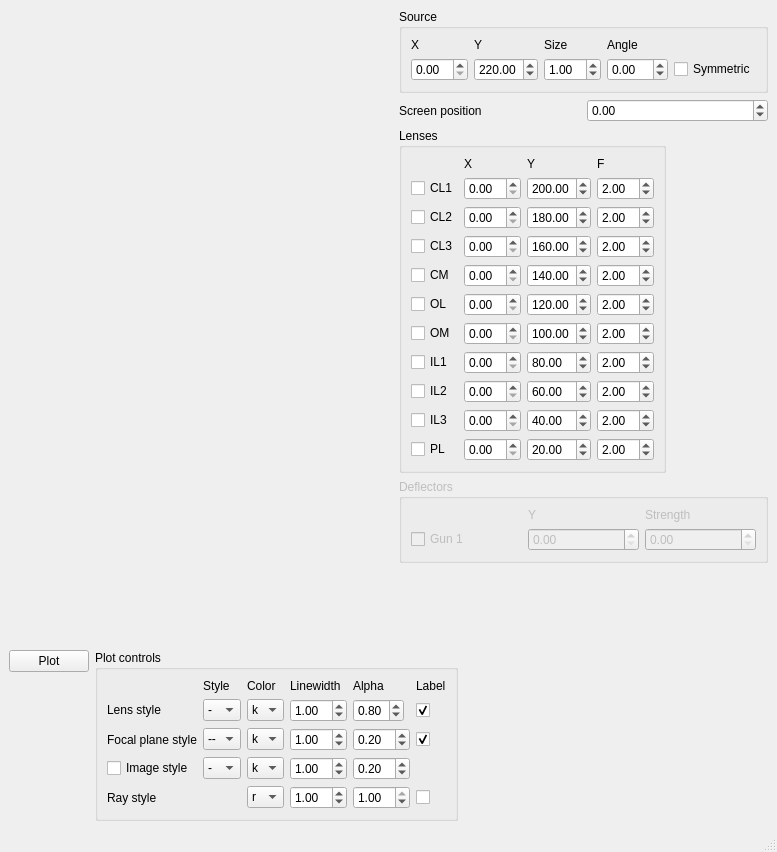
<?xml version="1.0" encoding="UTF-8"?>
<ui version="4.0">
 <class>MainWindow</class>
 <widget class="QMainWindow" name="MainWindow">
  <property name="geometry">
   <rect>
    <x>0</x>
    <y>0</y>
    <width>777</width>
    <height>852</height>
   </rect>
  </property>
  <property name="windowTitle">
   <string>MainWindow</string>
  </property>
  <widget class="QWidget" name="centralwidget">
   <layout class="QGridLayout" name="gridLayout">
    <item row="0" column="1">
     <layout class="QVBoxLayout" name="verticalLayout">
      <item>
       <layout class="QHBoxLayout" name="horizontalLayout">
        <item>
         <widget class="MplWidget" name="plotWidget" native="true">
          <property name="sizePolicy">
           <sizepolicy hsizetype="Expanding" vsizetype="Expanding">
            <horstretch>0</horstretch>
            <verstretch>0</verstretch>
           </sizepolicy>
          </property>
         </widget>
        </item>
        <item>
         <layout class="QVBoxLayout" name="verticalLayout_2">
          <item>
           <widget class="QGroupBox" name="groupBox_4">
            <property name="title">
             <string>Source</string>
            </property>
            <layout class="QGridLayout" name="gridLayout_5">
             <item row="0" column="1">
              <widget class="QLabel" name="label_13">
               <property name="text">
                <string>X</string>
               </property>
              </widget>
             </item>
             <item row="0" column="3">
              <widget class="QLabel" name="label_15">
               <property name="text">
                <string>Size</string>
               </property>
              </widget>
             </item>
             <item row="1" column="3">
              <widget class="QDoubleSpinBox" name="sourceSizeSpinBox">
               <property name="singleStep">
                <double>0.100000000000000</double>
               </property>
               <property name="value">
                <double>1.000000000000000</double>
               </property>
              </widget>
             </item>
             <item row="1" column="1">
              <widget class="QDoubleSpinBox" name="sourceXSpinBox">
               <property name="singleStep">
                <double>0.100000000000000</double>
               </property>
              </widget>
             </item>
             <item row="0" column="2">
              <widget class="QLabel" name="label_12">
               <property name="text">
                <string>Y</string>
               </property>
              </widget>
             </item>
             <item row="1" column="2">
              <widget class="QDoubleSpinBox" name="sourceYSpinBox">
               <property name="maximum">
                <double>999.000000000000000</double>
               </property>
               <property name="singleStep">
                <double>0.100000000000000</double>
               </property>
               <property name="value">
                <double>220.000000000000000</double>
               </property>
              </widget>
             </item>
             <item row="1" column="4">
              <widget class="QDoubleSpinBox" name="sourceAngleSpinBox">
               <property name="minimum">
                <double>-89.000000000000000</double>
               </property>
               <property name="maximum">
                <double>89.000000000000000</double>
               </property>
               <property name="singleStep">
                <double>0.100000000000000</double>
               </property>
              </widget>
             </item>
             <item row="0" column="4">
              <widget class="QLabel" name="label_14">
               <property name="text">
                <string>Angle</string>
               </property>
              </widget>
             </item>
             <item row="1" column="5">
              <widget class="QCheckBox" name="symmetricSourceCheckBox">
               <property name="text">
                <string>Symmetric</string>
               </property>
              </widget>
             </item>
            </layout>
           </widget>
          </item>
          <item>
           <layout class="QHBoxLayout" name="horizontalLayout_3">
            <item>
             <widget class="QLabel" name="label_16">
              <property name="text">
               <string>Screen position</string>
              </property>
             </widget>
            </item>
            <item>
             <widget class="QDoubleSpinBox" name="screenSpinBox">
              <property name="minimum">
               <double>-999.000000000000000</double>
              </property>
              <property name="maximum">
               <double>999.000000000000000</double>
              </property>
             </widget>
            </item>
           </layout>
          </item>
          <item>
           <widget class="QGroupBox" name="groupBox">
            <property name="sizePolicy">
             <sizepolicy hsizetype="Maximum" vsizetype="Maximum">
              <horstretch>0</horstretch>
              <verstretch>0</verstretch>
             </sizepolicy>
            </property>
            <property name="title">
             <string>Lenses</string>
            </property>
            <layout class="QGridLayout" name="gridLayout_3">
             <item row="6" column="2">
              <widget class="QDoubleSpinBox" name="omYSpinBox">
               <property name="maximum">
                <double>999.000000000000000</double>
               </property>
               <property name="value">
                <double>100.000000000000000</double>
               </property>
              </widget>
             </item>
             <item row="4" column="2">
              <widget class="QDoubleSpinBox" name="cmYSpinBox">
               <property name="maximum">
                <double>999.000000000000000</double>
               </property>
               <property name="value">
                <double>140.000000000000000</double>
               </property>
              </widget>
             </item>
             <item row="8" column="2">
              <widget class="QDoubleSpinBox" name="il2YSpinBox">
               <property name="maximum">
                <double>999.000000000000000</double>
               </property>
               <property name="value">
                <double>60.000000000000000</double>
               </property>
              </widget>
             </item>
             <item row="1" column="3">
              <widget class="QDoubleSpinBox" name="cl1FSpinBox">
               <property name="value">
                <double>2.000000000000000</double>
               </property>
              </widget>
             </item>
             <item row="1" column="2">
              <widget class="QDoubleSpinBox" name="cl1YSpinBox">
               <property name="maximum">
                <double>999.000000000000000</double>
               </property>
               <property name="value">
                <double>200.000000000000000</double>
               </property>
              </widget>
             </item>
             <item row="3" column="1">
              <widget class="QDoubleSpinBox" name="cl3XSpinBox"/>
             </item>
             <item row="4" column="3">
              <widget class="QDoubleSpinBox" name="cmFSpinBox">
               <property name="value">
                <double>2.000000000000000</double>
               </property>
              </widget>
             </item>
             <item row="1" column="1">
              <widget class="QDoubleSpinBox" name="cl1XSpinBox"/>
             </item>
             <item row="5" column="2">
              <widget class="QDoubleSpinBox" name="olYSpinBox">
               <property name="maximum">
                <double>999.000000000000000</double>
               </property>
               <property name="value">
                <double>120.000000000000000</double>
               </property>
              </widget>
             </item>
             <item row="2" column="3">
              <widget class="QDoubleSpinBox" name="cl2FSpinBox">
               <property name="value">
                <double>2.000000000000000</double>
               </property>
              </widget>
             </item>
             <item row="8" column="1">
              <widget class="QDoubleSpinBox" name="il2XSpinBox"/>
             </item>
             <item row="5" column="1">
              <widget class="QDoubleSpinBox" name="olXSpinBox"/>
             </item>
             <item row="3" column="3">
              <widget class="QDoubleSpinBox" name="cl3FSpinBox">
               <property name="value">
                <double>2.000000000000000</double>
               </property>
              </widget>
             </item>
             <item row="0" column="1">
              <widget class="QLabel" name="label_7">
               <property name="text">
                <string>X</string>
               </property>
              </widget>
             </item>
             <item row="3" column="2">
              <widget class="QDoubleSpinBox" name="cl3YSpinBox">
               <property name="maximum">
                <double>999.000000000000000</double>
               </property>
               <property name="value">
                <double>160.000000000000000</double>
               </property>
              </widget>
             </item>
             <item row="7" column="3">
              <widget class="QDoubleSpinBox" name="il1FSpinBox">
               <property name="value">
                <double>2.000000000000000</double>
               </property>
              </widget>
             </item>
             <item row="1" column="0">
              <widget class="QCheckBox" name="cl1CheckBox">
               <property name="text">
                <string>CL1</string>
               </property>
              </widget>
             </item>
             <item row="4" column="1">
              <widget class="QDoubleSpinBox" name="cmXSpinBox"/>
             </item>
             <item row="6" column="3">
              <widget class="QDoubleSpinBox" name="omFSpinBox">
               <property name="value">
                <double>2.000000000000000</double>
               </property>
              </widget>
             </item>
             <item row="0" column="3">
              <widget class="QLabel" name="label_9">
               <property name="text">
                <string>F</string>
               </property>
              </widget>
             </item>
             <item row="6" column="1">
              <widget class="QDoubleSpinBox" name="omXSpinBox"/>
             </item>
             <item row="0" column="2">
              <widget class="QLabel" name="label_8">
               <property name="text">
                <string>Y</string>
               </property>
              </widget>
             </item>
             <item row="8" column="3">
              <widget class="QDoubleSpinBox" name="il2FSpinBox">
               <property name="value">
                <double>2.000000000000000</double>
               </property>
              </widget>
             </item>
             <item row="9" column="1">
              <widget class="QDoubleSpinBox" name="il3XSpinBox"/>
             </item>
             <item row="7" column="1">
              <widget class="QDoubleSpinBox" name="il1XSpinBox"/>
             </item>
             <item row="2" column="1">
              <widget class="QDoubleSpinBox" name="cl2XSpinBox"/>
             </item>
             <item row="5" column="3">
              <widget class="QDoubleSpinBox" name="olFSpinBox">
               <property name="value">
                <double>2.000000000000000</double>
               </property>
              </widget>
             </item>
             <item row="9" column="3">
              <widget class="QDoubleSpinBox" name="il3FSpinBox">
               <property name="value">
                <double>2.000000000000000</double>
               </property>
              </widget>
             </item>
             <item row="2" column="2">
              <widget class="QDoubleSpinBox" name="cl2YSpinBox">
               <property name="maximum">
                <double>999.000000000000000</double>
               </property>
               <property name="value">
                <double>180.000000000000000</double>
               </property>
              </widget>
             </item>
             <item row="9" column="2">
              <widget class="QDoubleSpinBox" name="il3YSpinBox">
               <property name="maximum">
                <double>999.000000000000000</double>
               </property>
               <property name="value">
                <double>40.000000000000000</double>
               </property>
              </widget>
             </item>
             <item row="7" column="2">
              <widget class="QDoubleSpinBox" name="il1YSpinBox">
               <property name="maximum">
                <double>999.000000000000000</double>
               </property>
               <property name="value">
                <double>80.000000000000000</double>
               </property>
              </widget>
             </item>
             <item row="10" column="1">
              <widget class="QDoubleSpinBox" name="plXSpinBox"/>
             </item>
             <item row="10" column="2">
              <widget class="QDoubleSpinBox" name="plYSpinBox">
               <property name="maximum">
                <double>999.000000000000000</double>
               </property>
               <property name="value">
                <double>20.000000000000000</double>
               </property>
              </widget>
             </item>
             <item row="10" column="3">
              <widget class="QDoubleSpinBox" name="plFSpinBox">
               <property name="value">
                <double>2.000000000000000</double>
               </property>
              </widget>
             </item>
             <item row="2" column="0">
              <widget class="QCheckBox" name="cl2CheckBox">
               <property name="text">
                <string>CL2</string>
               </property>
              </widget>
             </item>
             <item row="3" column="0">
              <widget class="QCheckBox" name="cl3CheckBox">
               <property name="text">
                <string>CL3</string>
               </property>
              </widget>
             </item>
             <item row="4" column="0">
              <widget class="QCheckBox" name="cmCheckBox">
               <property name="text">
                <string>CM</string>
               </property>
              </widget>
             </item>
             <item row="5" column="0">
              <widget class="QCheckBox" name="olCheckBox">
               <property name="text">
                <string>OL</string>
               </property>
              </widget>
             </item>
             <item row="6" column="0">
              <widget class="QCheckBox" name="omCheckBox">
               <property name="text">
                <string>OM</string>
               </property>
              </widget>
             </item>
             <item row="7" column="0">
              <widget class="QCheckBox" name="il1CheckBox">
               <property name="text">
                <string>IL1</string>
               </property>
              </widget>
             </item>
             <item row="8" column="0">
              <widget class="QCheckBox" name="il2CheckBox">
               <property name="text">
                <string>IL2</string>
               </property>
              </widget>
             </item>
             <item row="9" column="0">
              <widget class="QCheckBox" name="il3CheckBox">
               <property name="text">
                <string>IL3</string>
               </property>
              </widget>
             </item>
             <item row="10" column="0">
              <widget class="QCheckBox" name="plCheckBox">
               <property name="text">
                <string>PL</string>
               </property>
              </widget>
             </item>
            </layout>
           </widget>
          </item>
          <item>
           <widget class="QGroupBox" name="groupBox_3">
            <property name="enabled">
             <bool>false</bool>
            </property>
            <property name="title">
             <string>Deflectors</string>
            </property>
            <layout class="QGridLayout" name="gridLayout_4">
             <item row="0" column="1">
              <widget class="QLabel" name="label_10">
               <property name="text">
                <string>Y</string>
               </property>
              </widget>
             </item>
             <item row="0" column="2">
              <widget class="QLabel" name="label_11">
               <property name="text">
                <string>Strength</string>
               </property>
              </widget>
             </item>
             <item row="1" column="1">
              <widget class="QDoubleSpinBox" name="gun1YSpinBox"/>
             </item>
             <item row="1" column="2">
              <widget class="QDoubleSpinBox" name="gun1StrengthSpinBox"/>
             </item>
             <item row="1" column="0">
              <widget class="QCheckBox" name="gun1CheckBox">
               <property name="text">
                <string>Gun 1</string>
               </property>
              </widget>
             </item>
            </layout>
           </widget>
          </item>
          <item>
           <spacer name="verticalSpacer">
            <property name="orientation">
             <enum>Qt::Vertical</enum>
            </property>
            <property name="sizeHint" stdset="0">
             <size>
              <width>20</width>
              <height>40</height>
             </size>
            </property>
           </spacer>
          </item>
         </layout>
        </item>
       </layout>
      </item>
      <item>
       <layout class="QHBoxLayout" name="horizontalLayout_2">
        <item alignment="Qt::AlignLeft|Qt::AlignTop">
         <widget class="QPushButton" name="plotPushButton">
          <property name="sizePolicy">
           <sizepolicy hsizetype="Maximum" vsizetype="Maximum">
            <horstretch>0</horstretch>
            <verstretch>0</verstretch>
           </sizepolicy>
          </property>
          <property name="text">
           <string>Plot</string>
          </property>
         </widget>
        </item>
        <item alignment="Qt::AlignTop">
         <widget class="QGroupBox" name="groupBox_2">
          <property name="sizePolicy">
           <sizepolicy hsizetype="Maximum" vsizetype="Maximum">
            <horstretch>0</horstretch>
            <verstretch>0</verstretch>
           </sizepolicy>
          </property>
          <property name="title">
           <string>Plot controls</string>
          </property>
          <layout class="QGridLayout" name="gridLayout_2">
           <item row="1" column="4">
            <widget class="QDoubleSpinBox" name="lensAlphaSpinBox">
             <property name="sizePolicy">
              <sizepolicy hsizetype="Maximum" vsizetype="Maximum">
               <horstretch>0</horstretch>
               <verstretch>0</verstretch>
              </sizepolicy>
             </property>
             <property name="maximum">
              <double>1.000000000000000</double>
             </property>
             <property name="singleStep">
              <double>0.100000000000000</double>
             </property>
             <property name="value">
              <double>0.800000000000000</double>
             </property>
            </widget>
           </item>
           <item row="2" column="2">
            <widget class="QComboBox" name="focalPlaneColorComboBox">
             <item>
              <property name="text">
               <string>k</string>
              </property>
             </item>
             <item>
              <property name="text">
               <string>r</string>
              </property>
             </item>
             <item>
              <property name="text">
               <string>g</string>
              </property>
             </item>
             <item>
              <property name="text">
               <string>b</string>
              </property>
             </item>
            </widget>
           </item>
           <item row="0" column="2">
            <widget class="QLabel" name="label_5">
             <property name="text">
              <string>Color</string>
             </property>
            </widget>
           </item>
           <item row="1" column="0">
            <widget class="QLabel" name="label">
             <property name="sizePolicy">
              <sizepolicy hsizetype="Maximum" vsizetype="Maximum">
               <horstretch>0</horstretch>
               <verstretch>0</verstretch>
              </sizepolicy>
             </property>
             <property name="text">
              <string>Lens style</string>
             </property>
            </widget>
           </item>
           <item row="0" column="5">
            <widget class="QLabel" name="label_18">
             <property name="text">
              <string>Label</string>
             </property>
            </widget>
           </item>
           <item row="4" column="2">
            <widget class="QComboBox" name="rayColorComboBox">
             <property name="currentIndex">
              <number>1</number>
             </property>
             <item>
              <property name="text">
               <string>k</string>
              </property>
             </item>
             <item>
              <property name="text">
               <string>r</string>
              </property>
             </item>
             <item>
              <property name="text">
               <string>g</string>
              </property>
             </item>
             <item>
              <property name="text">
               <string>b</string>
              </property>
             </item>
            </widget>
           </item>
           <item row="4" column="5">
            <widget class="QCheckBox" name="rayLabelCheckBox">
             <property name="text">
              <string/>
             </property>
            </widget>
           </item>
           <item row="2" column="3">
            <widget class="QDoubleSpinBox" name="focalPlaneLinewidthSpinBox">
             <property name="value">
              <double>1.000000000000000</double>
             </property>
            </widget>
           </item>
           <item row="4" column="3">
            <widget class="QDoubleSpinBox" name="rayLinewidthSpinBox">
             <property name="value">
              <double>1.000000000000000</double>
             </property>
            </widget>
           </item>
           <item row="0" column="1">
            <widget class="QLabel" name="label_6">
             <property name="sizePolicy">
              <sizepolicy hsizetype="Maximum" vsizetype="Maximum">
               <horstretch>0</horstretch>
               <verstretch>0</verstretch>
              </sizepolicy>
             </property>
             <property name="text">
              <string>Style</string>
             </property>
            </widget>
           </item>
           <item row="0" column="3">
            <widget class="QLabel" name="label_17">
             <property name="text">
              <string>Linewidth</string>
             </property>
            </widget>
           </item>
           <item row="4" column="0">
            <widget class="QLabel" name="label_3">
             <property name="text">
              <string>Ray style</string>
             </property>
            </widget>
           </item>
           <item row="2" column="0">
            <widget class="QLabel" name="label_2">
             <property name="text">
              <string>Focal plane style</string>
             </property>
            </widget>
           </item>
           <item row="2" column="4">
            <widget class="QDoubleSpinBox" name="focalPlaneAlphaSpinBox">
             <property name="maximum">
              <double>1.000000000000000</double>
             </property>
             <property name="singleStep">
              <double>0.100000000000000</double>
             </property>
             <property name="value">
              <double>0.200000000000000</double>
             </property>
            </widget>
           </item>
           <item row="2" column="5">
            <widget class="QCheckBox" name="focalPlaneLabelCheckBox">
             <property name="text">
              <string/>
             </property>
             <property name="checked">
              <bool>true</bool>
             </property>
            </widget>
           </item>
           <item row="1" column="5">
            <widget class="QCheckBox" name="lensLabelCheckBox">
             <property name="text">
              <string/>
             </property>
             <property name="checked">
              <bool>true</bool>
             </property>
            </widget>
           </item>
           <item row="0" column="4">
            <widget class="QLabel" name="label_4">
             <property name="text">
              <string>Alpha</string>
             </property>
            </widget>
           </item>
           <item row="1" column="3">
            <widget class="QDoubleSpinBox" name="lensLinewidthSpinBox">
             <property name="value">
              <double>1.000000000000000</double>
             </property>
            </widget>
           </item>
           <item row="1" column="2">
            <widget class="QComboBox" name="lensColorComboBox">
             <property name="sizePolicy">
              <sizepolicy hsizetype="Maximum" vsizetype="Maximum">
               <horstretch>0</horstretch>
               <verstretch>0</verstretch>
              </sizepolicy>
             </property>
             <item>
              <property name="text">
               <string>k</string>
              </property>
             </item>
             <item>
              <property name="text">
               <string>r</string>
              </property>
             </item>
             <item>
              <property name="text">
               <string>g</string>
              </property>
             </item>
             <item>
              <property name="text">
               <string>b</string>
              </property>
             </item>
            </widget>
           </item>
           <item row="2" column="1">
            <widget class="QComboBox" name="focalPlaneStyleComboBox">
             <property name="currentIndex">
              <number>1</number>
             </property>
             <item>
              <property name="text">
               <string>-</string>
              </property>
             </item>
             <item>
              <property name="text">
               <string>--</string>
              </property>
             </item>
             <item>
              <property name="text">
               <string>:</string>
              </property>
             </item>
            </widget>
           </item>
           <item row="1" column="1">
            <widget class="QComboBox" name="lensStyleComboBox">
             <property name="sizePolicy">
              <sizepolicy hsizetype="Maximum" vsizetype="Maximum">
               <horstretch>0</horstretch>
               <verstretch>0</verstretch>
              </sizepolicy>
             </property>
             <item>
              <property name="text">
               <string>-</string>
              </property>
             </item>
             <item>
              <property name="text">
               <string>--</string>
              </property>
             </item>
             <item>
              <property name="text">
               <string>:</string>
              </property>
             </item>
            </widget>
           </item>
           <item row="4" column="4">
            <widget class="QDoubleSpinBox" name="rayAlphaSpinBox">
             <property name="maximum">
              <double>1.000000000000000</double>
             </property>
             <property name="singleStep">
              <double>0.100000000000000</double>
             </property>
             <property name="value">
              <double>1.000000000000000</double>
             </property>
            </widget>
           </item>
           <item row="3" column="0">
            <widget class="QCheckBox" name="imagePlaneCheckBox">
             <property name="text">
              <string>Image style</string>
             </property>
            </widget>
           </item>
           <item row="3" column="3">
            <widget class="QDoubleSpinBox" name="imagePlaneLinewidthSpinBox">
             <property name="value">
              <double>1.000000000000000</double>
             </property>
            </widget>
           </item>
           <item row="3" column="4">
            <widget class="QDoubleSpinBox" name="imagePlaneAlphaSpinBox">
             <property name="value">
              <double>0.200000000000000</double>
             </property>
            </widget>
           </item>
           <item row="3" column="2">
            <widget class="QComboBox" name="imagePlaneColorComboBox">
             <item>
              <property name="text">
               <string>k</string>
              </property>
             </item>
             <item>
              <property name="text">
               <string>r</string>
              </property>
             </item>
             <item>
              <property name="text">
               <string>g</string>
              </property>
             </item>
             <item>
              <property name="text">
               <string>b</string>
              </property>
             </item>
            </widget>
           </item>
           <item row="3" column="1">
            <widget class="QComboBox" name="imagePlaneStylComboBox">
             <property name="currentIndex">
              <number>1</number>
             </property>
             <item>
              <property name="text">
               <string>.</string>
              </property>
             </item>
             <item>
              <property name="text">
               <string>-</string>
              </property>
             </item>
             <item>
              <property name="text">
               <string>--</string>
              </property>
             </item>
             <item>
              <property name="text">
               <string>:</string>
              </property>
             </item>
            </widget>
           </item>
          </layout>
         </widget>
        </item>
        <item>
         <spacer name="horizontalSpacer">
          <property name="orientation">
           <enum>Qt::Horizontal</enum>
          </property>
          <property name="sizeHint" stdset="0">
           <size>
            <width>40</width>
            <height>20</height>
           </size>
          </property>
         </spacer>
        </item>
       </layout>
      </item>
     </layout>
    </item>
   </layout>
  </widget>
  <widget class="QMenuBar" name="menubar">
   <property name="geometry">
    <rect>
     <x>0</x>
     <y>0</y>
     <width>777</width>
     <height>22</height>
    </rect>
   </property>
  </widget>
  <widget class="QStatusBar" name="statusbar"/>
 </widget>
 <customwidgets>
  <customwidget>
   <class>MplWidget</class>
   <extends>QWidget</extends>
   <header>vTEM/gui/mplwidget.h</header>
   <container>1</container>
  </customwidget>
 </customwidgets>
 <resources/>
 <connections/>
</ui>
